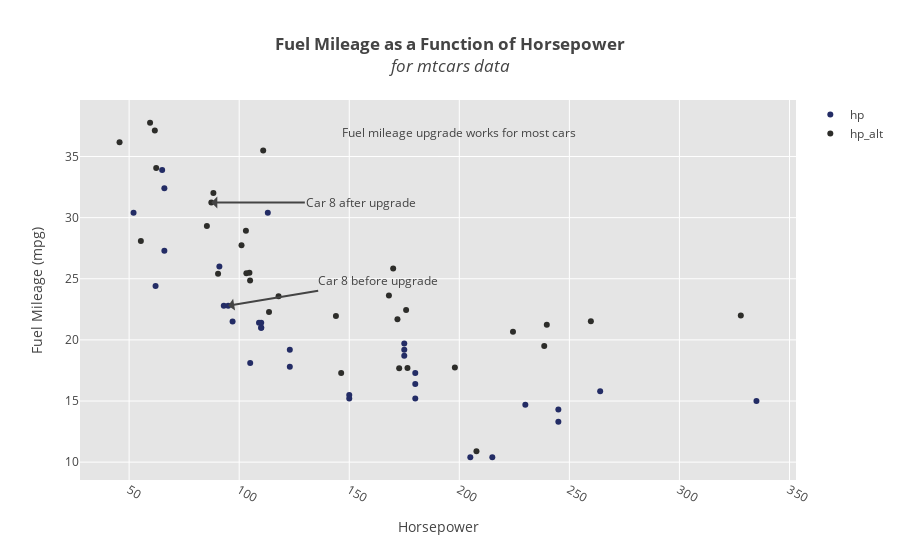

Notebook source saved alongside this figure:
### Markdown cell above
Now a list of x data and a list of y data can be used to plot both cases on the same graph:

### Code cell
# build graph args 
args['x_data'] = [x_data, x_data_treat]
args['y_data'] = [y_data, y_data_treat]
args['names'] = names
args['colors'] = colors
args['title'] = '<b>Fuel Mileage as a Function of Horsepower</b><br><i>for mtcars data</i>'
args['xlab'] = 'Horsepower'
args['ylab'] = 'Fuel Mileage (mpg)'

# set up callout text 
sl = y_data.join(y_data_treat)
sl['diff'] = sl.mpg_alt - sl.mpg
cid = (sl[(sl.mpg < sl.mpg_alt)]
         .sort_values(by=['diff'], ascending=False).index[0])

x1_loc = x_data.iloc[cid].values[0]
x2_loc = x_data_treat.iloc[cid].values[0]

y1_loc = y_data.iloc[cid].values[0]
y2_loc = y_data_treat.iloc[cid].values[0]

c1 = {'text':'Car %s before upgrade' % cid, 'x':x1_loc, 'y':y1_loc, 
      'showarrow':True, 'ax':150, 'ay':-25}

c2 = {'text':'Car %s after upgrade' % cid, 'x':x2_loc, 'y':y2_loc, 
      'showarrow':True, 'ax':150, 'ay':0}

text = 'Fuel mileage upgrade works for most cars'
args['annotations'] = [{'text':text, 'x':200, 'y':37, 'showarrow':False}, 
                       c1, c2]

# display plot
fig = scatterplot.create_graph(**args)

### Figure 1 — Plotly figure (JSON) as saved in the notebook; plotly's stock layout.template omitted (floating-point values rounded to 4 significant figures)
{"data": [{"marker": {"color": ["#232C65", "#232C65", "#232C65", "#232C65", "#232C65", "#232C65", "#232C65", "#232C65", "#232C65", "#232C65", "#232C65", "#232C65", "#232C65", "#232C65", "#232C65", "#232C65", "#232C65", "#232C65", "#232C65", "#232C65", "#232C65", "#232C65", "#232C65", "#232C65", "#232C65", "#232C65", "#232C65", "#232C65", "#232C65", "#232C65", "#232C65", "#232C65"]}, "mode": "markers", "name": "hp", "text": ["Before Treatment<br>Car ID 0.0<br># Cylinders: 6.0<br># Carbs: 4.0<br># Gears: 4.0<br>Weight: 2.62", "Before Treatment<br>Car ID 1.0<br># Cylinders: 6.0<br># Carbs: 4.0<br># Gears: 4.0<br>Weight: 2.875", "Before Treatment<br>Car ID 2.0<br># Cylinders: 4.0<br># Carbs: 1.0<br># Gears: 4.0<br>Weight: 2.32", "Before Treatment<br>Car ID 3.0<br># Cylinders: 6.0<br># Carbs: 1.0<br># Gears: 3.0<br>Weight: 3.215", "Before Treatment<br>Car ID 4.0<br># Cylinders: 8.0<br># Carbs: 2.0<br># Gears: 3.0<br>Weight: 3.44", "Before Treatment<br>Car ID 5.0<br># Cylinders: 6.0<br># Carbs: 1.0<br># Gears: 3.0<br>Weight: 3.46", "Before Treatment<br>Car ID 6.0<br># Cylinders: 8.0<br># Carbs: 4.0<br># Gears: 3.0<br>Weight: 3.57", "Before Treatment<br>Car ID 7.0<br># Cylinders: 4.0<br># Carbs: 2.0<br># Gears: 4.0<br>Weight: 3.19", "Before Treatment<br>Car ID 8.0<br># Cylinders: 4.0<br># Carbs: 2.0<br># Gears: 4.0<br>Weight: 3.15", "Before Treatment<br>Car ID 9.0<br># Cylinders: 6.0<br># Carbs: 4.0<br># Gears: 4.0<br>Weight: 3.44", "Before Treatment<br>Car ID 10.0<br># Cylinders: 6.0<br># Carbs: 4.0<br># Gears: 4.0<br>Weight: 3.44", "Before Treatment<br>Car ID 11.0<br># Cylinders: 8.0<br># Carbs: 3.0<br># Gears: 3.0<br>Weight: 4.07", "Before Treatment<br>Car ID 12.0<br># Cylinders: 8.0<br># Carbs: 3.0<br># Gears: 3.0<br>Weight: 3.73", "Before Treatment<br>Car ID 13.0<br># Cylinders: 8.0<br># Carbs: 3.0<br># Gears: 3.0<br>Weight: 3.78", "Before Treatment<br>Car ID 14.0<br># Cylinders: 8.0<br># Carbs: 4.0<br># Gears: 3.0<br>Weight: 5.25", "Before Treatment<br>Car ID 15.0<br># Cylinders: 8.0<br># Carbs: 4.0<br># Gears: 3.0<br>Weight: 5.4239999999999995", "Before Treatment<br>Car ID 16.0<br># Cylinders: 8.0<br># Carbs: 4.0<br># Gears: 3.0<br>Weight: 5.345", "Before Treatment<br>Car ID 17.0<br># Cylinders: 4.0<br># Carbs: 1.0<br># Gears: 4.0<br>Weight: 2.2", "Before Treatment<br>Car ID 18.0<br># Cylinders: 4.0<br># Carbs: 2.0<br># Gears: 4.0<br>Weight: 1.615", "Before Treatment<br>Car ID 19.0<br># Cylinders: 4.0<br># Carbs: 1.0<br># Gears: 4.0<br>Weight: 1.835", "Before Treatment<br>Car ID 20.0<br># Cylinders: 4.0<br># Carbs: 1.0<br># Gears: 3.0<br>Weight: 2.465", "Before Treatment<br>Car ID 21.0<br># Cylinders: 8.0<br># Carbs: 2.0<br># Gears: 3.0<br>Weight: 3.52", "Before Treatment<br>Car ID 22.0<br># Cylinders: 8.0<br># Carbs: 2.0<br># Gears: 3.0<br>Weight: 3.435", "Before Treatment<br>Car ID 23.0<br># Cylinders: 8.0<br># Carbs: 4.0<br># Gears: 3.0<br>Weight: 3.84", "Before Treatment<br>Car ID 24.0<br># Cylinders: 8.0<br># Carbs: 2.0<br># Gears: 3.0<br>Weight: 3.845", "Before Treatment<br>Car ID 25.0<br># Cylinders: 4.0<br># Carbs: 1.0<br># Gears: 4.0<br>Weight: 1.935", "Before Treatment<br>Car ID 26.0<br># Cylinders: 4.0<br># Carbs: 2.0<br># Gears: 5.0<br>Weight: 2.14", "Before Treatment<br>Car ID 27.0<br># Cylinders: 4.0<br># Carbs: 2.0<br># Gears: 5.0<br>Weight: 1.5130000000000001", "Before Treatment<br>Car ID 28.0<br># Cylinders: 8.0<br># Carbs: 4.0<br># Gears: 5.0<br>Weight: 3.17", "Before Treatment<br>Car ID 29.0<br># Cylinders: 6.0<br># Carbs: 6.0<br># Gears: 5.0<br>Weight: 2.77", "Before Treatment<br>Car ID 30.0<br># Cylinders: 8.0<br># Carbs: 8.0<br># Gears: 5.0<br>Weight: 3.57", "Before Treatment<br>Car ID 31.0<br># Cylinders: 4.0<br># Carbs: 2.0<br># Gears: 4.0<br>Weight: 2.78"], "type": "scatter", "uid": "63dbbf58-fa35-11e8-88e6-a0481cac4f9d", "x": [110, 110, 93, 110, 175, 105, 245, 62, 95, 123, 123, 180, 180, 180, 205, 215, 230, 66, 52, 65, 97, 150, 150, 245, 175, 66, 91, 113, 264, 175, 335, 109], "y": [21, 21, 22.8, 21.4, 18.7, 18.1, 14.3, 24.4, 22.8, 19.2, 17.8, 16.4, 17.3, 15.2, 10.4, 10.4, 14.7, 32.4, 30.4, 33.9, 21.5, 15.5, 15.2, 13.3, 19.2, 27.3, 26, 30.4, 15.8, 19.7, 15, 21.4]}, {"marker": {"color": ["#2D2D2A", "#2D2D2A", "#2D2D2A", "#2D2D2A", "#2D2D2A", "#2D2D2A", "#2D2D2A", "#2D2D2A", "#2D2D2A", "#2D2D2A", "#2D2D2A", "#2D2D2A", "#2D2D2A", "#2D2D2A", "#2D2D2A", "#2D2D2A", "#2D2D2A", "#2D2D2A", "#2D2D2A", "#2D2D2A", "#2D2D2A", "#2D2D2A", "#2D2D2A", "#2D2D2A", "#2D2D2A", "#2D2D2A", "#2D2D2A", "#2D2D2A", "#2D2D2A", "#2D2D2A", "#2D2D2A", "#2D2D2A"]}, "mode": "markers", "name": "hp_alt", "text": ["After Treatment<br>Car ID 0.0<br># Cylinders: 6.0<br># Carbs: 4.0<br># Gears: 4.0<br>Weight: 2.62", "After Treatment<br>Car ID 1.0<br># Cylinders: 6.0<br># Carbs: 4.0<br># Gears: 4.0<br>Weight: 2.875", "After Treatment<br>Car ID 2.0<br># Cylinders: 4.0<br># Carbs: 1.0<br># Gears: 4.0<br>Weight: 2.32", "After Treatment<br>Car ID 3.0<br># Cylinders: 6.0<br># Carbs: 1.0<br># Gears: 3.0<br>Weight: 3.215", "After Treatment<br>Car ID 4.0<br># Cylinders: 8.0<br># Carbs: 2.0<br># Gears: 3.0<br>Weight: 3.44", "After Treatment<br>Car ID 5.0<br># Cylinders: 6.0<br># Carbs: 1.0<br># Gears: 3.0<br>Weight: 3.46", "After Treatment<br>Car ID 6.0<br># Cylinders: 8.0<br># Carbs: 4.0<br># Gears: 3.0<br>Weight: 3.57", "After Treatment<br>Car ID 7.0<br># Cylinders: 4.0<br># Carbs: 2.0<br># Gears: 4.0<br>Weight: 3.19", "After Treatment<br>Car ID 8.0<br># Cylinders: 4.0<br># Carbs: 2.0<br># Gears: 4.0<br>Weight: 3.15", "After Treatment<br>Car ID 9.0<br># Cylinders: 6.0<br># Carbs: 4.0<br># Gears: 4.0<br>Weight: 3.44", "After Treatment<br>Car ID 10.0<br># Cylinders: 6.0<br># Carbs: 4.0<br># Gears: 4.0<br>Weight: 3.44", "After Treatment<br>Car ID 11.0<br># Cylinders: 8.0<br># Carbs: 3.0<br># Gears: 3.0<br>Weight: 4.07", "After Treatment<br>Car ID 12.0<br># Cylinders: 8.0<br># Carbs: 3.0<br># Gears: 3.0<br>Weight: 3.73", "After Treatment<br>Car ID 13.0<br># Cylinders: 8.0<br># Carbs: 3.0<br># Gears: 3.0<br>Weight: 3.78", "After Treatment<br>Car ID 14.0<br># Cylinders: 8.0<br># Carbs: 4.0<br># Gears: 3.0<br>Weight: 5.25", "After Treatment<br>Car ID 15.0<br># Cylinders: 8.0<br># Carbs: 4.0<br># Gears: 3.0<br>Weight: 5.4239999999999995", "After Treatment<br>Car ID 16.0<br># Cylinders: 8.0<br># Carbs: 4.0<br># Gears: 3.0<br>Weight: 5.345", "After Treatment<br>Car ID 17.0<br># Cylinders: 4.0<br># Carbs: 1.0<br># Gears: 4.0<br>Weight: 2.2", "After Treatment<br>Car ID 18.0<br># Cylinders: 4.0<br># Carbs: 2.0<br># Gears: 4.0<br>Weight: 1.615", "After Treatment<br>Car ID 19.0<br># Cylinders: 4.0<br># Carbs: 1.0<br># Gears: 4.0<br>Weight: 1.835", "After Treatment<br>Car ID 20.0<br># Cylinders: 4.0<br># Carbs: 1.0<br># Gears: 3.0<br>Weight: 2.465", "After Treatment<br>Car ID 21.0<br># Cylinders: 8.0<br># Carbs: 2.0<br># Gears: 3.0<br>Weight: 3.52", "After Treatment<br>Car ID 22.0<br># Cylinders: 8.0<br># Carbs: 2.0<br># Gears: 3.0<br>Weight: 3.435", "After Treatment<br>Car ID 23.0<br># Cylinders: 8.0<br># Carbs: 4.0<br># Gears: 3.0<br>Weight: 3.84", "After Treatment<br>Car ID 24.0<br># Cylinders: 8.0<br># Carbs: 2.0<br># Gears: 3.0<br>Weight: 3.845", "After Treatment<br>Car ID 25.0<br># Cylinders: 4.0<br># Carbs: 1.0<br># Gears: 4.0<br>Weight: 1.935", "After Treatment<br>Car ID 26.0<br># Cylinders: 4.0<br># Carbs: 2.0<br># Gears: 5.0<br>Weight: 2.14", "After Treatment<br>Car ID 27.0<br># Cylinders: 4.0<br># Carbs: 2.0<br># Gears: 5.0<br>Weight: 1.5130000000000001", "After Treatment<br>Car ID 28.0<br># Cylinders: 8.0<br># Carbs: 4.0<br># Gears: 5.0<br>Weight: 3.17", "After Treatment<br>Car ID 29.0<br># Cylinders: 6.0<br># Carbs: 6.0<br># Gears: 5.0<br>Weight: 2.77", "After Treatment<br>Car ID 30.0<br># Cylinders: 8.0<br># Carbs: 8.0<br># Gears: 5.0<br>Weight: 3.57", "After Treatment<br>Car ID 31.0<br># Cylinders: 4.0<br># Carbs: 2.0<br># Gears: 4.0<br>Weight: 2.78"], "type": "scatter", "uid": "63dbbf59-fa35-11e8-9e26-a0481cac4f9d", "x": [104.9, 104.6, 85.32, 101.1, 168.0, 103.3, 239.7, 55.32, 87.34, 117.9, 113.6, 175.8, 176.5, 172.7, 198.0, 207.8, 224.4, 59.51, 45.64, 61.67, 90.4, 143.9, 146.3, 238.6, 170.0, 62.29, 88.28, 110.9, 259.8, 171.9, 327.9, 103.0], "y": [24.86, 25.5, 29.33, 27.75, 23.63, 25.46, 21.23, 28.09, 31.25, 23.57, 22.28, 22.44, 17.69, 17.68, 17.74, 10.89, 20.66, 37.76, 36.16, 37.12, 25.41, 21.96, 17.29, 19.51, 25.85, 34.06, 32.02, 35.5, 21.53, 21.69, 21.99, 28.93]}], "layout": {"annotations": [{"showarrow": false, "text": "Fuel mileage upgrade works for most cars", "x": 200, "y": 37}, {"ax": 150, "ay": -25, "showarrow": true, "text": "Car 8 before upgrade", "x": 95, "y": 22.8}, {"ax": 150, "ay": 0, "showarrow": true, "text": "Car 8 after upgrade", "x": 87.34, "y": 31.25}], "hovermode": "closest", "plot_bgcolor": "rgb(229, 229, 229)", "title": "<b>Fuel Mileage as a Function of Horsepower</b><br><i>for mtcars data</i>", "xaxis": {"gridcolor": "rgb(255,255,255)", "tickangle": 30, "title": "Horsepower", "zerolinecolor": "rgb(255,255,255)"}, "yaxis": {"gridcolor": "rgb(255,255,255)", "title": "Fuel Mileage (mpg)", "zerolinecolor": "rgb(255,255,255)"}}}
